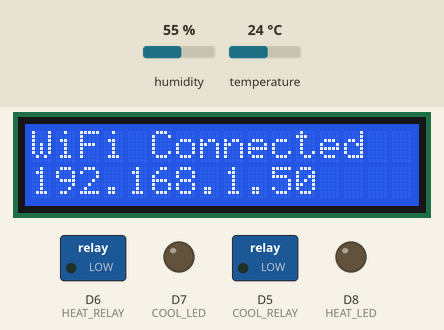
Recording of a sketch running on a simulated ESP8266 (NodeMCU). On the bench: 16×2 character LCD, switched loads named in the sketch (green lamp = pin HIGH), output pins drawn as LEDs (lit = HIGH). Inputs (shaded band) come from the test bench; at power-on: humidity 55 %, temperature 24 °C. WiFi joins after 1.5 s; servers stay silent unless stated; uploads are accepted with an empty reply; what the sketch prints to the serial monitor is not drawn.

Above: at 1.7 s.
At 4.85 s:
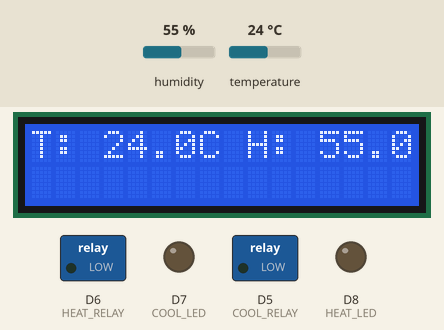
At 20.6 s:
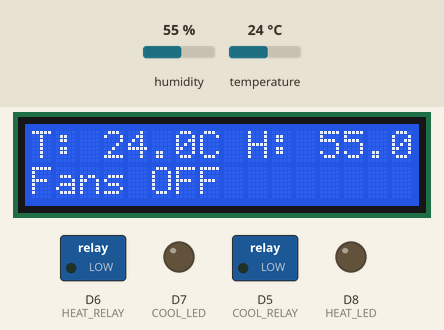

Measured:
- what the display in image 0 shows lasts 3.1 s, from 1.6 s to 4.7 s
- what the display in image 1 shows lasts 0.4 s, from 4.7 s to 5.1 s
- what the display in image 2 shows lasts 15.1 s, from 20.5 s to 35.6 s

The sketch:

arduino.ino
```cpp
#include <ESP8266WiFi.h>
#include <DHT.h>
#include <ArduinoJson.h>
#include <ESP8266HTTPClient.h>
#include <Wire.h>
#include <LiquidCrystal_I2C.h>

#define DHTPIN D4
#define DHTTYPE DHT11
DHT dht(DHTPIN, DHTTYPE);

// Fan and LED Pins
#define COOL_RELAY D5
#define HEAT_RELAY D6
#define COOL_LED   D7
#define HEAT_LED   D8

LiquidCrystal_I2C lcd(0x27, 16, 2);

// WiFi credentials
const char* ssid = "jesus";
const char* password = "jesus1234";

// Server URLs
const char* post_url = "http://192.168.1.69/maize_weevil_new/sensors/insert.php";
const char* control_url = "http://192.168.1.69/maize_weevil_new/sensors/control.php";

void setup() {
  Serial.begin(115200);
  dht.begin();

  pinMode(COOL_RELAY, OUTPUT);
  pinMode(HEAT_RELAY, OUTPUT);
  pinMode(COOL_LED, OUTPUT);
  pinMode(HEAT_LED, OUTPUT);

  digitalWrite(COOL_RELAY, LOW);
  digitalWrite(HEAT_RELAY, LOW);
  digitalWrite(COOL_LED, LOW);
  digitalWrite(HEAT_LED, LOW);

  Wire.begin(D1, D2);
  lcd.init();
  lcd.backlight();

  lcd.setCursor(0, 0);
  lcd.print("Connecting WiFi");

  WiFi.begin(ssid, password);
  Serial.print("Connecting to WiFi");
  int timeout = 0;
  while (WiFi.status() != WL_CONNECTED && timeout < 20) { // wait max 10 seconds
    delay(500);
    Serial.print(".");
    timeout++;
  }

  if (WiFi.status() == WL_CONNECTED) {
    Serial.println("\nWiFi Connected!");
    Serial.print("IP address: ");
    Serial.println(WiFi.localIP());
    lcd.clear();
    lcd.setCursor(0, 0);
    lcd.print("WiFi Connected");
    lcd.setCursor(0, 1);
    lcd.print(WiFi.localIP());
  } else {
    Serial.println("\nFailed to connect WiFi");
    lcd.clear();
    lcd.setCursor(0, 0);
    lcd.print("WiFi Failed");
  }

  delay(3000);
}

void loop() {
  float temp = dht.readTemperature();
  float humid = dht.readHumidity();

  if (isnan(temp) || isnan(humid)) {
    Serial.println("Sensor Error!");
    lcd.clear();
    lcd.setCursor(0, 0);
    lcd.print("Sensor Error!");
    delay(3000);
    return;
  }

  // Display readings on LCD
  lcd.clear();
  lcd.setCursor(0, 0);
  lcd.printf("T: %.1fC H: %.1f%%", temp, humid);
  Serial.printf("Temp: %.1f, Humidity: %.1f\n", temp, humid);

  // POST JSON data to server
  if (WiFi.status() == WL_CONNECTED) {
    WiFiClient client;
    HTTPClient http;

    http.begin(client, post_url);
    http.addHeader("Content-Type", "application/json");

    StaticJsonDocument<100> doc;
    doc["temperature"] = temp;
    doc["humidity"] = humid;

    String payload;
    serializeJson(doc, payload);

    int httpResponseCode = http.POST(payload);

    if (httpResponseCode > 0) {
      String response = http.getString();
      Serial.printf("POST Response code: %d\n", httpResponseCode);
      Serial.println("Response: " + response);
    } else {
      Serial.printf("Error on POST: %d\n", httpResponseCode);
    }

    http.end();
  } else {
    Serial.println("WiFi Disconnected");
  }

  // Get fan control status from server
  bool fan_manual = false;
  if (WiFi.status() == WL_CONNECTED) {
    WiFiClient client;
    HTTPClient http;

    http.begin(client, control_url);
    int code = http.GET();

    if (code == 200) {
      String resp = http.getString();
      Serial.println("Control response: " + resp);
      fan_manual = (resp == "1");
    } else {
      Serial.printf("Error getting control: %d\n", code);
    }

    http.end();
  }

  // Fan control logic
  bool cool_on = (temp > 30.0) || fan_manual;
  bool heat_on = (temp < 20.0) || fan_manual;

  digitalWrite(COOL_RELAY, cool_on ? HIGH : LOW);
  digitalWrite(COOL_LED, cool_on ? HIGH : LOW);

  digitalWrite(HEAT_RELAY, heat_on ? HIGH : LOW);
  digitalWrite(HEAT_LED, heat_on ? HIGH : LOW);

  // Display fan status on LCD
  lcd.setCursor(0, 1);
  if (cool_on && !heat_on) lcd.print("Cooling Fan ON ");
  else if (heat_on && !cool_on) lcd.print("Heater Fan ON ");
  else if (cool_on && heat_on) lcd.print("Both Fans ON");
  else lcd.print("Fans OFF       ");

  delay(15000);  // Delay 15 seconds before next loop
}
```
